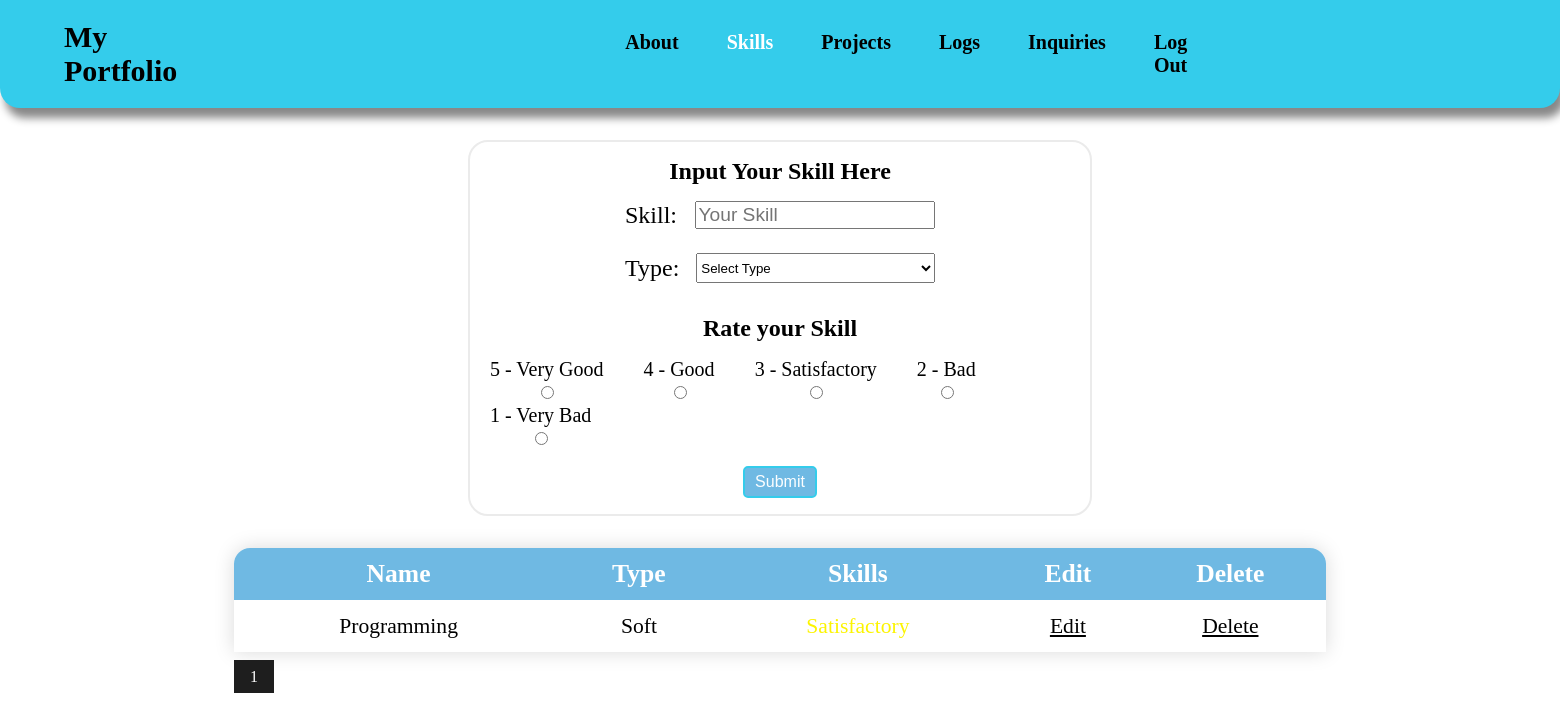
The app's page /admin/skills/skills.php (signed in) with its own data.
### tables this page shows
CREATE TABLE `skills` (
  `id` int(11) NOT NULL,
  `name` varchar(100) NOT NULL,
  `type` varchar(100) NOT NULL,
  `rate` varchar(100) NOT NULL,
  `user_id` int(100) NOT NULL
);

### admin/skills/backend_skills.php (called while the page is built, shortened)
<?php
        $user_id = $_SESSION['id'];
        $query = "SELECT * FROM skills WHERE user_id=$user_id";
        $result = mysqli_query($conn,$query);
?>

### admin/skills/skills.php (the view, shortened to what this page needs)
<!DOCTYPE html>
<html lang="en">
<head>
    <link rel="stylesheet" href="/my_portfolio/css/skills.css">
</head>
<body>
    <?php
        require_once($_SERVER['DOCUMENT_ROOT']. "/my_portfolio/php/config.php");
        include('backend_skills.php');
    ?>
    <div class="header">
        <div class="header_container">
            <div class="nav_bar">
                <h1 class="header_title"> <a href="/my_portfolio/php/dashboard.php"> My Portfolio </a> </h1>
                <nav class="header_text">
                    <ul>
                        <li> <a href="../about/about.php"> About </a> </li>
                        <li id="skills"> <a href="../skills/skills.php"> Skills </a> </li>
                        <li id="projects"> <a href="../projects/projects.php"> Projects </a> </li>
                        <li id="logs"> <a href="/my_portfolio/php/logs.php"> Logs </a> </li>
                        <li id="inquiries"> <a href="/my_portfolio/php/inquiries.php"> Inquiries </a> </li>
                        <li> <a href="/my_portfolio/php/logout.php" onclick="return confirm('Are you sure you want to Log Out?')"> Log Out </a> </li>
                    </ul>
                </nav>
            </div>
        </div>
    </div>
    <form action="skills.php" method="POST" class="skill_form">
        <div class="skill_section">
            <div class="skill_form"> Input Your Skill Here </div>
                <div class="skill_container">
                    <div class="skill_name">
                        <label for="name"> Skill: </label>
                        <input type="text" id="skill_name" name="skill_name" placeholder="Your Skill" required>
                    </div>
                    <div class="type">
                        <label for="type"> Type: </label>
                        <select id="type" name="type" required>
                            <option value=""> Select Type </option>
                        </select>
                    </div>
                </div>
                <div class="rate_table_section">
                    <div class="rate_table_container">
                        <div class="rate_table"> Rate your Skill </div>
                            <label for="rate"> 5 - Very Good <br />
                                <span class="star_rating">
                                    <input type="radio" id="very_good" name="rate" value="Very Good" required><i></i>
                                </span>
                            </label>
                            <label for="rate"> 4 - Good<br />
                                <input type="radio" id="good" name="rate" value="Good" required>
                            </label>
                            <label for="rate"> 3 - Satisfactory <br />
                                <input type="radio" id="satisfactory" name="rate" value="Satisfactory" required>
                            </label>
                            <label for="rate"> 2 - Bad <br />
                                <input type="radio" id="bad" name="rate" value="Bad" required>
                            </label>
                            <label for="rate"> 1 - Very Bad <br />
                                <input type="radio" id="very_bad" name="rate" value="Very Bad" required>
                            </label>
                        </div>
                        <label for="submit">
                            <input type="submit" value="Submit">
                        </label>
                    </div>
                </div>
        <div id="table" class="table">
                    <table class="styled_table" id=data>
                        <thead>
                            <tr>
                                <th scope="col"> Name </th>
                                <th scope="col" id="col1"> Type </th>
                                <th scope="col" id="col2"> Skills </th>
                                <th scope="col" id="col3"> Edit </th>
                                <th scope="col" id="delete"> <a href="skills.php?delete_all=<?php echo $user_id;?>" onclick="return confirm('Are you sure you want to Delete all of the entries?')"> Delete </a> </th>
                            </tr>
                        </thead>
                        <?php
                             if(mysqli_num_rows($result)>0) {
                                while($row = mysqli_fetch_assoc($result)) {
                        ?>
                        <tbody>
                            <tr>
                                <td>
                                    <?php
                                        echo $row['name'];
                                    ?>
                                </td>
                                <td> <?php echo $row['type']; ?> </td>
                                <td>
                                    <?php if ($row['rate'] ===  "Very Good") {
                                    echo '<span style="color:#00d312"> Very Good </span>', '<br>';
                                    } elseif ($row['rate'] ===  "Good") {
                                    echo '<span style="color:#9fe64e"> Good </span>';
                                    } elseif ($row['rate'] ===  "Satisfactory") {
                                    echo '<span style="color:#fcf400"> Satisfactory </span>';
                                    } elseif ($row['rate'] ===  "Bad") {
                                    echo '<span style="color:#f7bc25"> Bad </span>';
                                    } elseif ($row['rate'] ===  "Very Bad") {
                                    echo '<span style="color:#fa230f"> Very Bad </span>';
                                }
                                    ?>
                                </td>
                                <td> <a href="../skills/edit_skills.php?edit=<?php echo $row["id"];?>"> Edit </a> </td>
                                <td> <a href="skills.php?delete=<?php echo $row["id"];?>" onclick="return confirm('Are you sure you want to Delete?')"> Delete </a> </td>
                            </tr>
                        <?php
                                }
                                } else {
                        ?>
                            <tr> <td colspan="5" id="add"> Add something here. </td> </tr>
                        <?php
                        }
                        ?>
                        </tbody>
                    </table>
        </div>
</form>
</body>
</html>

### css/skills.css (style rules this page uses)
body { min-height: 100vh; width: 100%; margin: 0; padding: 0; box-sizing: border-box; overflow-x: hidden; }
h1 a { text-decoration: none; color: black; }
.header { background-color: #34cceb; border-radius: 0px 0px 20px 20px; box-shadow: 5px 10px 8px #888888; }
.header_container { display: inline-block; width: 100% }
.nav_bar { display: inline-flex; align-items: center; gap: 28rem; }
.header_text { font-weight: 700; font-size: 20px; padding: 0; }
.header_text li { list-style: none; display: flex; }
ul { gap: 3rem; display: inline-flex; padding: 0; }
.header_text li a { text-decoration: none; color: black; }
.header_title { font-size: 30px; display: flex; justify-content: flex-start; padding: 0 0 0 4rem; }
li#skills a { color: white; }
.skill_section { display: flex; flex-direction: column; justify-content: center; align-items: center; margin: 2rem 30%; height: 60%; border: 2px solid #ebebeb; border-radius: 20px; background-color: #fff; }
.skill_name, .type { display:flex; justify-content: space-between; align-items:center; }
label[for="rate"] { float: left; padding: 0 1em; text-align: center; font-size: 20px; font-weight: 500; }
label[for="submit"] { justify-content: center; }
label[for="name"], label[for="type"] { font-size: 24px; }
input[type="submit"] { font-size: 1rem; font-weight: 500; border: 2px solid #34cceb; border-radius: 5px; padding: 5px 10px; background-color: #6fb9e3; color: #fcfeff; }
.table { margin-top: 2rem; display: flex; justify-content: center; font-weight: 500; flex-direction: column; position: relative; left: 15%; }
.rate_table { display:flex; justify-content:center; margin: 1rem 0; }
.rate_table_section { align-items: center; margin-bottom: 1rem; display: flex; flex-direction: column; }
.rate_table_container { margin-bottom: 1rem; }
.skill_container { margin: 1rem 0; width: 50%; display: flex; flex-direction: column; gap: 1.5rem; font-weight: 500; }
.skill_form { margin-top: 1rem; font-size: 1.5rem; font-weight: 700; }
th { height: 50px; }
table { font-size: 1.6rem; width:70%; border-collapse: collapse; box-shadow: 0 0 20px rgba(0, 0, 0, 0.15); border-radius: 5px 5px 0 0; }
.styled_table thead tr { background-color: #6fb9e3; color: #ffffff; }
.styled_table { border-radius: 1rem 1rem 0 0; overflow: hidden; }
.type select { height: 30px; width: 77%; }
.skill_name input[type="text"] { font-size: 1.2rem; width: 75%; }
td { text-align: center; height: 50px; font-size: 1.35rem; }
td a { color: black; }
#delete a { text-decoration: none; color: white; }

### records on screen
skills: name "Programming", type "Soft", rate "Satisfactory"
